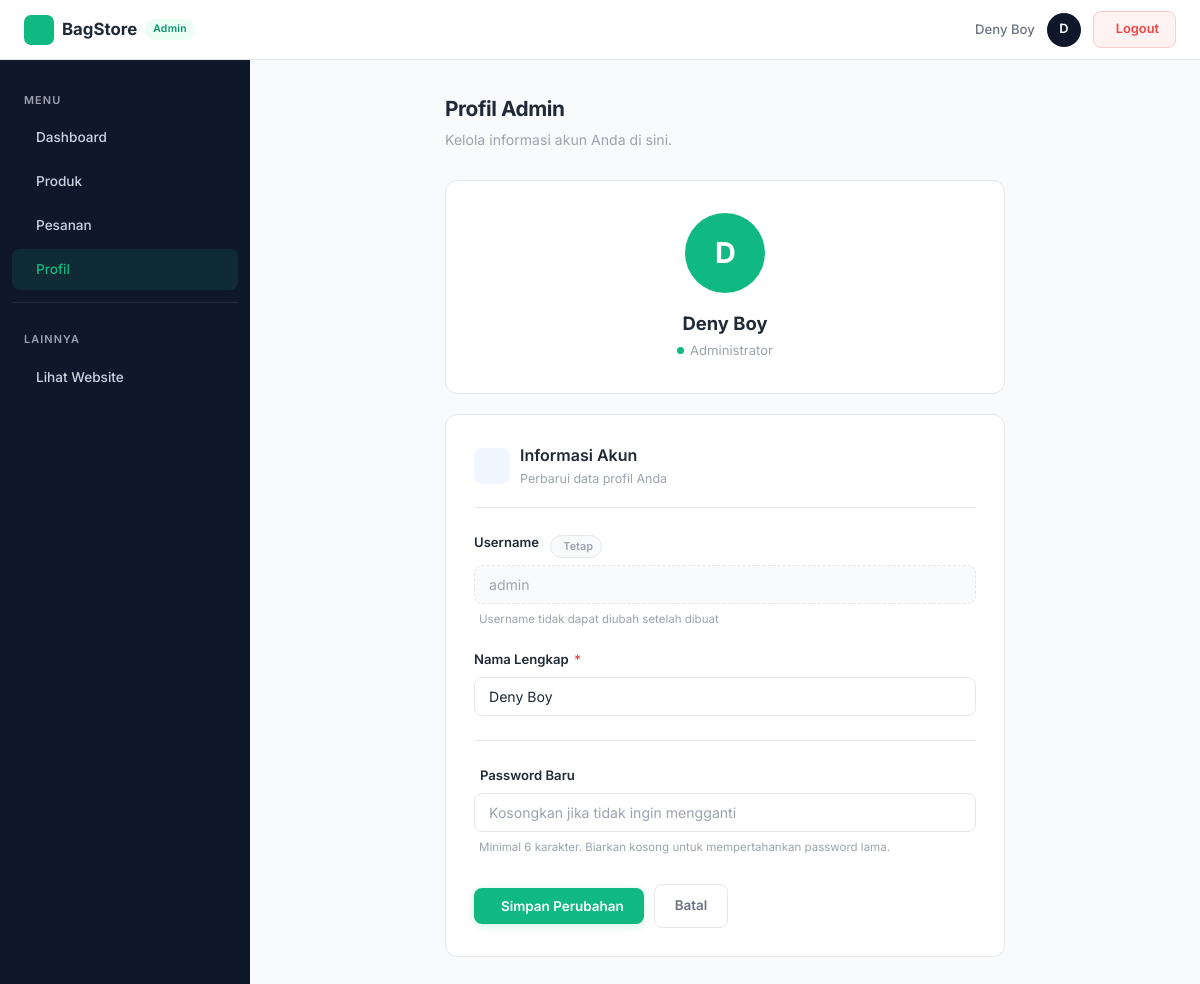
/admin/profile (signed in), run on the app's committed database.
### tables this page shows
CREATE TABLE admin (
    id INTEGER PRIMARY KEY AUTOINCREMENT,
    username TEXT NOT NULL UNIQUE,
    password TEXT NOT NULL,
    nama_lengkap TEXT NOT NULL
);

### app.py (the view, shortened to what this page needs)
@app.route("/admin/profile", methods=["GET", "POST"])
def admin_profile():
    if "admin_id" not in session:
        return redirect(url_for("admin_login"))
    conn = get_connection()
    admin = conn.execute("""
        SELECT *
        FROM admin
        WHERE id = ?
    """, (session["admin_id"],)).fetchone()
    conn.close()
    return render_template(
        "admin/profile.html",
        admin=admin
    )

### app.py (called while the page is built)
def get_connection():
    conn = sqlite3.connect("database.db")
    conn.row_factory = sqlite3.Row
    return conn

### templates/admin/profile.html (shortened to what this page needs)
<!DOCTYPE html>
<html lang="id">
<head>
</head>
<body>
    <header class="topbar">
        <div class="topbar-left">
            <div class="topbar-logo">
                <span class="logo-icon">
                </span>
                BagStore
                <span class="admin-badge">Admin</span>
            </div>
        </div>
        <div class="topbar-right">
            <span class="admin-name-text" style="font-size:0.82rem;color:var(--text-2);font-weight:500">
                {{ session.get('admin_name', 'Administrator') }}
            </span>
            <div class="admin-avatar">
                {{ session.get('admin_name', 'A')[0]|upper }}
            </div>
            <a href="/admin/logout" class="logout-btn">
                Logout
            </a>
        </div>
    </header>
    <aside class="sidebar" id="sidebar">
        <div class="sidebar-label">Menu</div>
        <ul>
            <li>
                <a href="/admin/dashboard">
                    Dashboard
                </a>
            </li>
            <li>
                <a href="/admin/products">
                    Produk
                </a>
            </li>
            <li>
                <a href="/admin/orders">
                    Pesanan
                </a>
            </li>
            <li>
                <a href="/admin/profile" class="active">
                    Profil
                </a>
            </li>
        </ul>
        <div class="sidebar-divider"></div>
        <div class="sidebar-label">Lainnya</div>
        <ul>
            <li>
                <a href="/">
                    Lihat Website
                </a>
            </li>
        </ul>
    </aside>
    <main class="main">
        <div class="profile-container">
            <div class="page-head">
                <h1>Profil Admin</h1>
                <p>Kelola informasi akun Anda di sini.</p>
            </div>
            <div class="avatar-section">
                <div class="avatar-large">
                    {{ admin.nama_lengkap[0]|upper if admin.nama_lengkap else 'A' }}
                </div>
                <div class="avatar-name">{{ admin.nama_lengkap }}</div>
                <div class="avatar-role">
                    <span class="role-dot"></span>
                    Administrator
                </div>
            </div>
            <div class="form-card">
                <div class="form-card-head">
                    <div class="icon-wrap">
                    </div>
                    <div>
                        <h2>Informasi Akun</h2>
                        <p>Perbarui data profil Anda</p>
                    </div>
                </div>
                <form action="" method="POST">
                    <div class="field">
                        <label>
                            Username
                            <span class="readonly-badge">
                                Tetap
                            </span>
                        </label>
                        <input type="text" name="username" value="{{ admin.username }}" readonly>
                        <div class="hint">
                            Username tidak dapat diubah setelah dibuat
                        </div>
                    </div>
                    <div class="field">
                        <label>Nama Lengkap <span class="req">*</span></label>
                        <input type="text" name="nama_lengkap" value="{{ admin.nama_lengkap }}" required>
                    </div>
                    <div class="pw-section">
                        <div class="field">
                            <label>
                                Password Baru
                            </label>
                            <div class="pw-field-wrap">
                                <input type="password" name="password" id="pwInput"
                                    placeholder="Kosongkan jika tidak ingin mengganti">
                                <button type="button" class="pw-toggle" id="pwToggle" aria-label="Tampilkan password">
                                </button>
                            </div>
                            <div class="hint">
                                Minimal 6 karakter. Biarkan kosong untuk mempertahankan password lama.
                            </div>
                        </div>
                    </div>
                    <div class="form-actions">
                        <button type="submit" class="btn btn-primary">
                            Simpan Perubahan
                        </button>
                        <a href="/admin/dashboard" class="btn btn-ghost">Batal</a>
                    </div>
                </form>
            </div>
        </div>
    </main>
</body>
</html>

### data on the page
admin: get "Deny Boy", nama_lengkap "D", nama_lengkap "Deny Boy", username "admin"

### other printed values
{{ session.get('admin_name', 'A')[0]|upper }} "D"
